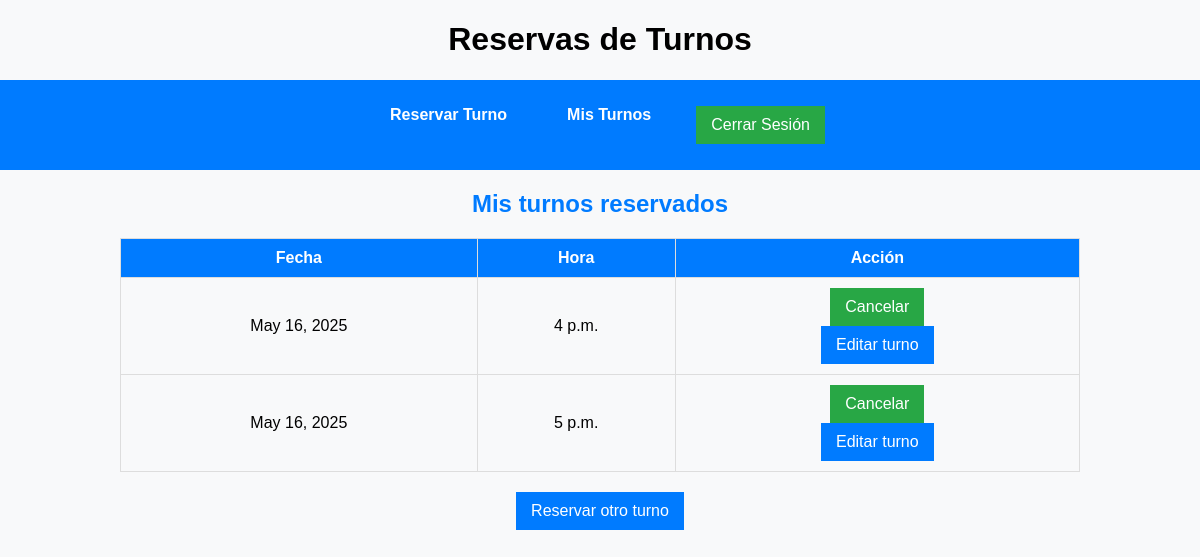
The page /mis_turnos/ (signed in) on the database its author committed.
### turnos/models.py (models this page shows, shortened)
class Turno(models.Model):
    usuario = models.ForeignKey(User, on_delete=models.CASCADE)
    fecha = models.DateField()
    hora = models.TimeField()
    reservado = models.BooleanField(default=False)

### turnos/views.py (the view, shortened to what this page needs)
# urls.py: path("mis_turnos/", mis_turnos, name="mis_turnos"),
@login_required
def mis_turnos(request):
    storage = get_messages(request)
    list(storage)  # 🚀 Consume los mensajes previos para evitar acumulaciones inesperadas
    turnos = Turno.objects.filter(usuario=request.user, reservado=True)
    response = render(request, "mis_turnos.html", {"turnos": turnos})
    response.set_cookie("csrftoken", get_token(request))
    return response

### templates/mis_turnos.html (shortened to what this page needs)
{% extends 'base.html' %}
{% load static %}
{% block content %}
<h2>Mis turnos reservados</h2>
{% if turnos %}
    <table>
        <tr>
            <th>Fecha</th>
            <th>Hora</th>
            <th>Acción</th>
        </tr>
        {% for turno in turnos %}
        <tr>
            <td>{{ turno.fecha }}</td>
            <td>{{ turno.hora }}</td>
            <td>
                <form method="post" action="{% url 'cancelar_turno' turno.id %}">
                    <button type="submit">Cancelar</button>
                </form>
                <a href="{% url 'editar_turno' turno.id %}">
                    <button>Editar turno</button>
                </a>
            </td>
        </tr>
        {% endfor %}
    </table>
{% else %}
    <p>No tienes turnos reservados.</p>
{% endif %}
<div style="margin-top: 20px;">
    <a href="{% url 'reservar_turno' %}">
        <button>Reservar otro turno</button>
    </a>
</div>
{% endblock %}

### static/css/styles.css (style rules this page uses)
body { font-family: Arial, sans-serif; background-color: #f8f9fa; margin: 0; padding: 0; text-align: center; }
h2 { color: #007bff; }
table { width: 80%; margin: 20px auto; border-collapse: collapse; }
th, td { padding: 10px; border: 1px solid #ddd; text-align: center; }
th { background-color: #007bff; color: white; }
button { background-color: #28a745; color: white; padding: 10px 15px; border: none; cursor: pointer; font-size: 16px; }
a button { background-color: #007bff; }

### rows shown on the page
Turno: fecha "May 16, 2025", hora "4 p.m."
Turno: fecha "May 16, 2025", hora "5 p.m."
